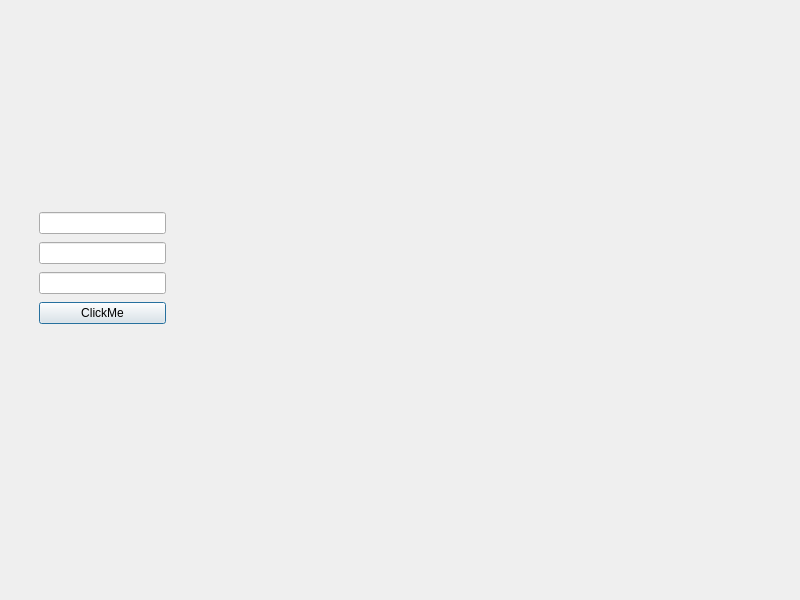
<?xml version="1.0" encoding="UTF-8"?>
<ui version="4.0">
 <class>Dialog</class>
 <widget class="QDialog" name="Dialog">
  <property name="geometry">
   <rect>
    <x>0</x>
    <y>0</y>
    <width>800</width>
    <height>600</height>
   </rect>
  </property>
  <property name="windowTitle">
   <string>Dialog</string>
  </property>
  <widget class="QWidget" name="verticalLayoutWidget">
   <property name="geometry">
    <rect>
     <x>39</x>
     <y>210</y>
     <width>127</width>
     <height>120</height>
    </rect>
   </property>
   <layout class="QVBoxLayout" name="verticalLayout">
    <item>
     <widget class="QLineEdit" name="lineEdit"/>
    </item>
    <item>
     <widget class="QLineEdit" name="lineEdit_3"/>
    </item>
    <item>
     <widget class="QLineEdit" name="lineEdit_2"/>
    </item>
    <item>
     <widget class="QPushButton" name="pushButton">
      <property name="text">
       <string>ClickMe</string>
      </property>
     </widget>
    </item>
   </layout>
  </widget>
 </widget>
 <resources/>
 <connections/>
</ui>
